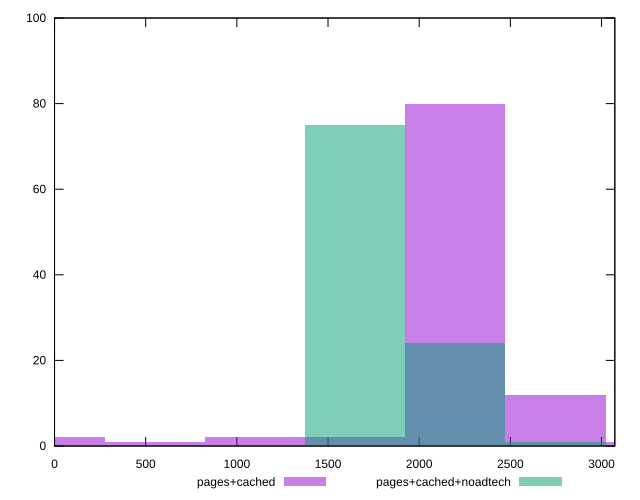

Write gnuplot code to recreate this figure.
reset

$pagesCached <<EOF
2747.227329175684 12
1098.8909316702736 2
2197.7818633405473 80
0 2
3296.6727950108207 1
1648.3363975054103 2
549.4454658351368 1
EOF

$pagesCachedNoadtech <<EOF
2197.7818633405473 24
1648.3363975054103 75
2747.227329175684 1
EOF

set key outside below
set boxwidth 549.4454658351368
set xrange [0:3073]
set yrange [0:100]
set trange [0:100]
set style fill transparent solid 0.5 noborder
set terminal svg size 640, 500 enhanced background rgb 'white'
set output "report_00015_2021-02-09T16-11-33.973Z/uses-rel-preload/comparison/histogram/1_vs_2.svg"

plot $pagesCached title "pages+cached" with boxes, \
     $pagesCachedNoadtech title "pages+cached+noadtech" with boxes

reset
